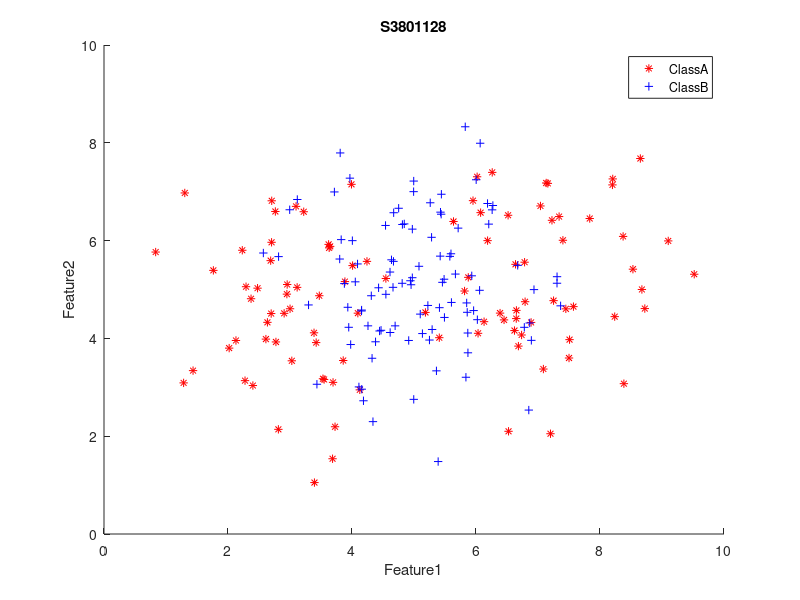

The MATLAB script that drew this image: (Note: this script raises an error after producing the figure.)
clear all;
load('data_lvq_A.mat','matA');
load('data_lvq_B.mat','matB');

figure;
scatter(matA(:,1),matA(:,2),'r','*'); %plotting class a with * sign
hold on
scatter(matB(:,1),matB(:,2),'b', '+'); % plotting class b with + sign
title('S3801128');
xlabel('Feature1');
ylabel('Feature2');
legend({'ClassA','ClassB'});


%training lvq1
[PA,PB,E] = train_lvq(matA,matB,2,1,0.01,25);
E_new = E(2:size(E,1));
figure;
X = [1:size(E_new,1)];
plot(X,E_new,'b','Marker','*');

title('S3801128');
xlabel('Number of Epochs');
ylabel('Training Error');
ylim([0.1 inf]);
%legend({'ClassA','ClassB'});

figure;
%plot for different number of prototypes
%1-1
[PA,PB,E] = train_lvq(matA,matB,1,1,0.01,25);
E_new = E(2:size(E,1));
X = [1:size(E_new,1)];
plot(X,E_new,'b','Marker','*');
hold on;

%1-2
[PA,PB,E] = train_lvq(matA,matB,1,2,0.01,25);
E_new = E(2:size(E,1));
X = [1:size(E_new,1)];
plot(X,E_new,'r','Marker','*');
hold on;

%2-1
[PA,PB,E] = train_lvq(matA,matB,2,1,0.01,25);
E_new = E(2:size(E,1));
X = [1:size(E_new,1)];
plot(X,E_new,'g','Marker','*');
hold on;

%2-2
[PA,PB,E] = train_lvq(matA,matB,2,2,0.01,25);
E_new = E(2:size(E,1));
X = [1:size(E_new,1)];
plot(X,E_new,'m','Marker','*');
hold on;


title('S3801128');
xlabel('Number of Epochs');
ylabel('Training Error');
ylim([0.1 inf]);
legend({'1-1','1-2','2-1','2-2'});




%side by side subplots
figure;

[PA,PB,E] = train_lvq(matA,matB,1,1,0.01,10);
[class_a,class_b]=classification(matA,matB,PA,PB);
subplot(2,2,1);
scatter(class_a(:,1),class_a(:,2),'r','*'); %plotting class a with * sign
hold on
scatter(class_b(:,1),class_b(:,2),'b', '+'); % plotting class b with + sign
hold on
scatter(PA(:,1),PA(:,2),50,'MarkerEdgeColor','k','MarkerFaceColor',[.49 1 .63]);
hold on
scatter(PB(:,1),PB(:,2),50,'MarkerEdgeColor','k','MarkerFaceColor',[.1 0.5 .63]);
title('1-1');
xlabel('Feature 1');
ylabel('Feature 2');
legend({'ClassA','ClassB'});


[PA,PB,E] = train_lvq(matA,matB,1,2,0.01,10);
[class_a,class_b]=classification(matA,matB,PA,PB);
subplot(2,2,2);
scatter(class_a(:,1),class_a(:,2),'r','*'); %plotting class a with * sign
hold on
scatter(class_b(:,1),class_b(:,2),'b', '+'); % plotting class b with + sign
hold on
scatter(PA(:,1),PA(:,2),50,'MarkerEdgeColor','k','MarkerFaceColor',[.49 1 .63]);
hold on
scatter(PB(:,1),PB(:,2),50,'MarkerEdgeColor','k','MarkerFaceColor',[.1 0.5 .63]);
title('1-2');
xlabel('Feature 1');
ylabel('Feature 2');
legend({'ClassA','ClassB'});


[PA,PB,E] = train_lvq(matA,matB,2,1,0.01,10);
[class_a,class_b]=classification(matA,matB,PA,PB);
subplot(2,2,3);
scatter(class_a(:,1),class_a(:,2),'r','*'); %plotting class a with * sign
hold on
scatter(class_b(:,1),class_b(:,2),'b', '+'); % plotting class b with + sign
hold on
scatter(PA(:,1),PA(:,2),50,'MarkerEdgeColor','k','MarkerFaceColor',[.49 1 .63]);
hold on
scatter(PB(:,1),PB(:,2),50,'MarkerEdgeColor','k','MarkerFaceColor',[.1 0.5 .63]);
title('2-1');
xlabel('Feature 1');
ylabel('Feature 2');
legend({'ClassA','ClassB'});


[PA,PB,E] = train_lvq(matA,matB,2,2,0.01,10);
[class_a,class_b]=classification(matA,matB,PA,PB);
subplot(2,2,4);
scatter(class_a(:,1),class_a(:,2),'r','*'); %plotting class a with * sign
hold on
scatter(class_b(:,1),class_b(:,2),'b', '+'); % plotting class b with + sign
hold on
scatter(PA(:,1),PA(:,2),50,'MarkerEdgeColor','k','MarkerFaceColor',[.49 1 .63]);
hold on
scatter(PB(:,1),PB(:,2),50,'MarkerEdgeColor','k','MarkerFaceColor',[.1 0.5 .63]);
title('2-2');
xlabel('Feature 1');
ylabel('Feature 2');
legend({'ClassA','ClassB'});



